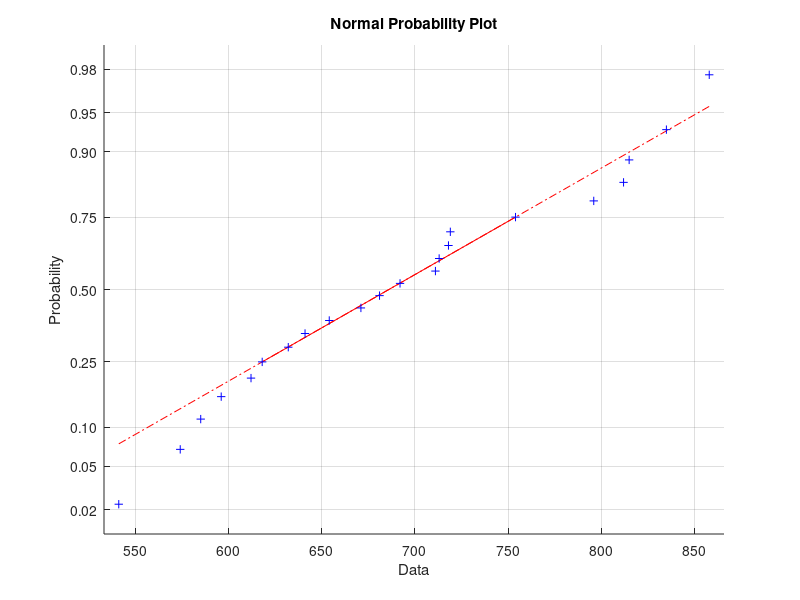

The MATLAB source for this figure: (Note: this script raises an error after producing the figure.)
% kapitova 8, testy hypotéz
% je to rovno nějaké hodnotě ? (mohla by být střední hodnota = 20 ?)

% kapitola 7
% urči interval, ve kterém se s pravděpodobností 0,95 bude
% nacházet střední hodnota

% ----|-------------|----
% 2.5%     95%       2.5%

% pr6
% V prodejně si udělali průzkum, kolik zákazníků přijde do obchodu během
% jednoho dne. Byly zjištěny následující data:

% x=[541,574,585,596,612,618,632,641,654,671,681,692,711,713,718,719,754,796,812,815,835,858];

% Ověřte, že data jsou z normálního rozdělení. Zjistěte 99% 
% interval spolehlivosti odhadu střední hodnoty

x=[541,574,585,596,612,618,632,641,654,671,681,692,711,713,718,719,754,796,812,815,835,858];
normplot(x)

mu=mean(x) % střední hodnota
smerodch=std(x)

[h,p,ci]=ttest(x,500,0.01,'both')
% h - výsledek hypotézy (použití u testování hypotéz) - pokud je 2.
% parametr v intervalu spolehlivost h=0, jinak h=1
% p-value - pravděpodobnost (použití u testování hypotéz) - závisí na
% velikosti 2. parametru
% ci - interval spolehlivosti

% ttest( data , stř.hodnota(nezáleží na ní) , hladnina významnosti ,'both (oboustranný)')
% hladnina významnosti = jednotkový doplněk => 100% - 99% = 1% = 0.01

% výsledek => s 99% pravděpodobností se střední hodnota bude nacházet v
% intervalu spolehlivosti